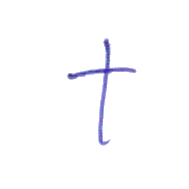
%> input picture 5/database/base_1_10_5.bmp, 189 x 189 px; its folder holds only this picture in this run
$ octave main.m   (GNU Octave 9; MATLAB toolbox functions it lacks are replaced by stand-ins)
%> lines starting %> are read from the running program, lines starting %| are printed output that depends on the picture
% =============================================
% ============== Reading Data =================
% DataBase, TestCase

d = dir('../5/database/*.bmp');
path = '../5/database/';

t = dir('../5/testcase/*.bmp');
path_t = '../5/testcase/';

k = numel(d);

DataBase = cell(1, k);
TestCase = cell(1, k);

for i = 1 : k
  im = double(imread(strcat(path, d(i).name)));
  R = im(:, :, 1); G = im(:, :, 2); B = im(:, :, 3);
%> after `R = im(:, :, 1)`:
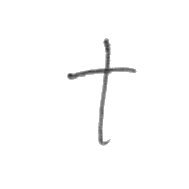
%> R: size 189x189 double; min 44, max 255, mean 252
%> after `B = im(:, :, 3)`:
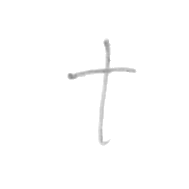
%> B: size 189x189 double; min 139, max 255, mean 253.7
  Y = 0.299 .* R + 0.587 .* G + 0.114 .* B;

  Y(Y > 220) = 255;
%> Y: size 189x189 double; min 53.42, max 255, mean 252.2; mean of the top-left, top-right, bottom-left and bottom-right quarters 252.9, 248.8, 255, 252
  Y(1, :) = 255; Y(end, :) = 255;
  Y(:, 1) = 255; Y(:, end) = 255;

  DataBase{i} = double(Y);

%> (the run ends here)

$ run again, on 5/database/base_1_17_5.bmp
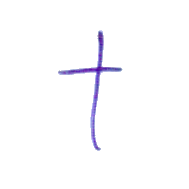
%> input picture 5/database/base_1_17_5.bmp, 189 x 189 px
%> `R = im(:, :, 1)`:
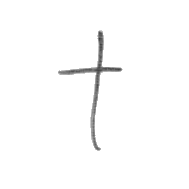
%> R: size 189x189 double; min 62, max 255, mean 252
%> `B = im(:, :, 3)`:
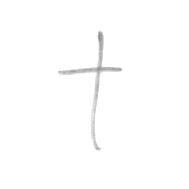
%> B: size 189x189 double; min 141, max 255, mean 253.7
